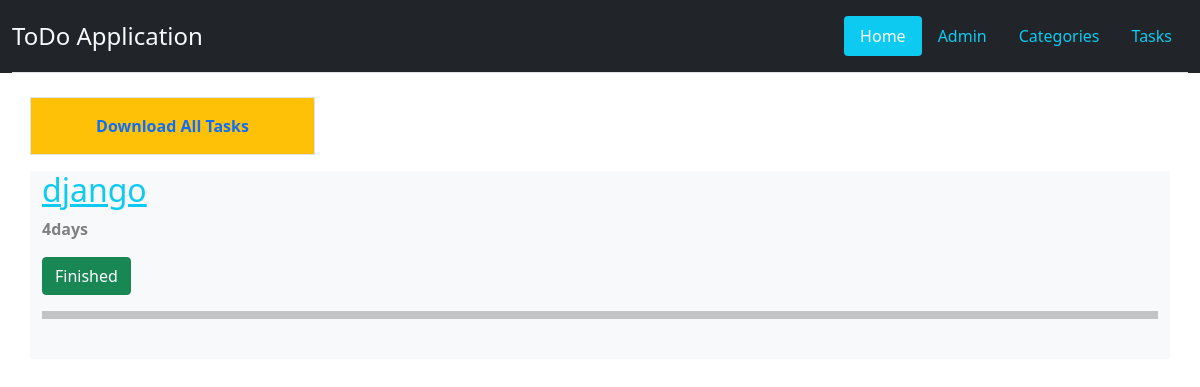
The page /tasks/ on the database as committed earlier.
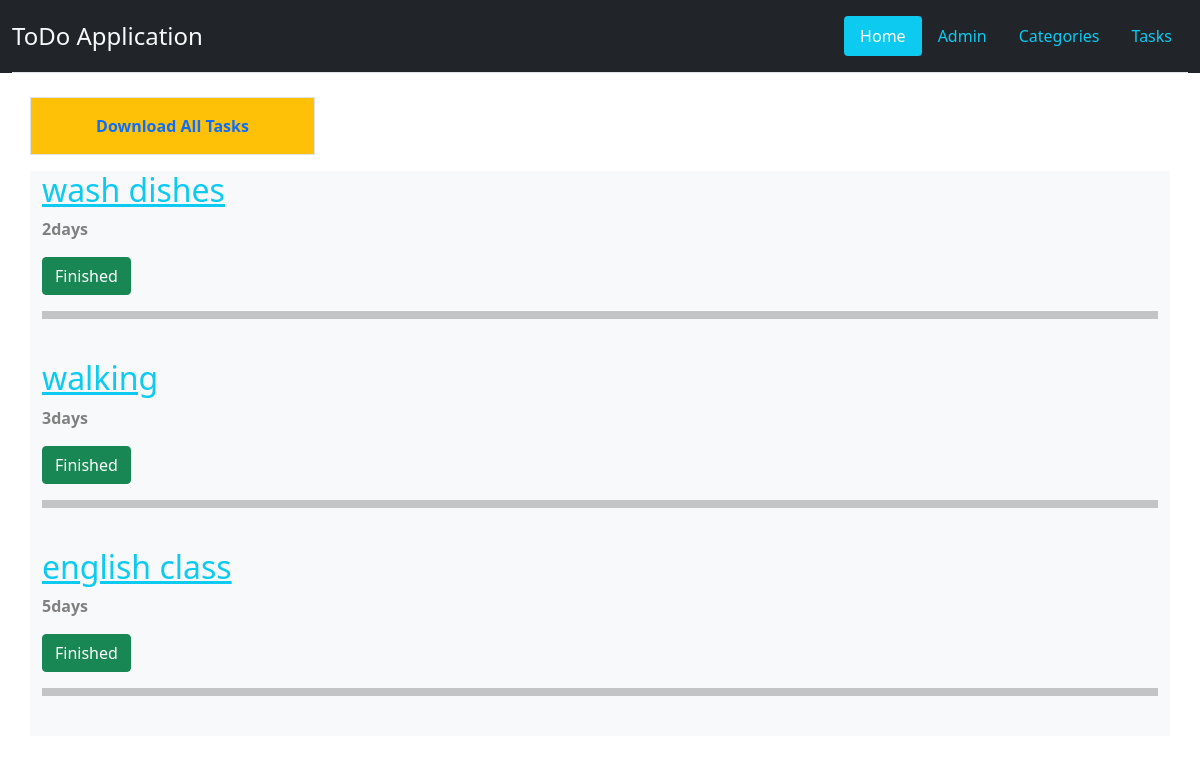
The same page on the database as committed later.
### todo/models.py (models this page shows, shortened)
class Task(models.Model):
    class Meta:
        ordering = ['due_date']
    PRIORITY_CHOICES = [('1', 'important & urgent'),
                        ('2', 'important but not urgent'),
                        ('3', 'not important but urgent'),
                        ('4', 'not important & not urgent')]
    title = models.CharField(max_length=40)
    description = models.CharField(max_length=300, blank=True)
    due_date = models.DateTimeField()
    priority = models.CharField(max_length=5, choices=PRIORITY_CHOICES, default='1')
    user = models.ForeignKey('auth.User', on_delete=models.CASCADE, default=1)
    category = models.ForeignKey(Category, on_delete=models.PROTECT, related_name='tasks')
    status = models.CharField(max_length=1, default='0')
    created = models.DateTimeField(auto_now_add=True)
    updated = models.DateTimeField(auto_now=True)
    objects = TaskManager()
    def get_absolute_url(self):
        return reverse('task_detail', args=[str(self.id)])

### todo/views.py (the view)
# urls.py: path('tasks/', TaskListView.as_view(), name='task_list'),
class TaskListView(ListView):
    model = Task
    template_name = 'todo/task_list.html'

### todo/templatetags/task_extras.py (called while the page is built)
@register.simple_tag
def remain_time(due):
    now = str(due - datetime.now(pytz.timezone('Asia/Tehran')))
    return now[:7].replace(',', '').replace(' ', '')

### templates/todo/task_list.html (shortened to what this page needs)
{% extends 'base.html' %}
{% load task_extras %}
{% block content %}
    <div class="row ">
        <p class="col-3 bg-warning p-3 border text-center">
            <b><a class="text-decoration-none" href="{% url 'task_dl' %}">
                Download All Tasks
            </a></b>
        </p>
        {% for task in object_list %}
            {% if task.status == '0' %}
                {% remain_time task.due_date as remained %}
                    {% if remained.0 != '-' %}
                        <div class="col-12 bg-light">
                            <h2><a class="text-info" href="{{ task.get_absolute_url }}">{{ task.title }}</a></h2>
                            <p>
                                {% if remained.1 != 'd' %}
                                    <b style="color:green">{{ remained }} | today</b>
                                {% elif remained.0 == '1' %}
                                    <b style="color:purple">{{ remained }} | tomorrow</b>
                                {% else %}
                                    <b style="color:gray">{{ remained }}</b>
                                {% endif %}
                            </p>
                            <input class="btn btn-success" type="submit" value="Finished">
                            <hr class="p-1 bg-dark"><br>
                        </div>
                    {% endif %}
            {% endif %}
        {% endfor %}
    </div>
{% endblock content %}

### templates/base.html (shortened to what this page needs)
<!doctype html>
<html lang="en">
  <head>
    <link href="https://cdn.jsdelivr.net/npm/bootstrap@5.0.2/dist/css/bootstrap.min.css" rel="stylesheet">
  </head>
  <body>
  <div class="container-fluid bg-dark">
    <header class="d-flex flex-wrap justify-content-center py-3 mb-4 border-bottom">
      <a href="/" class="d-flex align-items-center mb-3 mb-md-0 me-md-auto text-dark text-decoration-none">
        <span class="fs-4 text-light">ToDo Application</span>
      </a>
      <ul class="nav nav-pills">
        <li class="nav-item"><a href="{% url 'home' %}" class="nav-link active bg-info" aria-current="page">Home</a></li>
        <li class="nav-item"><a href="{% url 'admin:index' %}" class="nav-link text-info">Admin</a></li>
        <li class="nav-item"><a href="{% url 'category_list' %}" class="nav-link text-info">Categories</a></li>
        <li class="nav-item"><a href="{% url 'task_list' %}" class="nav-link text-info">Tasks</a></li>
      </ul>
    </header>
  </div>
    <main class="container">
      {% block content %}
      {% endblock content %}
    </main>
  </body>
</html>

Rows that differ between the two databases and show on the page:
removed Task: title "django", remained "4days"
added Task: title "wash dishes", remained "2days"
added Task: title "walking", remained "3days"
added Task: title "english class", remained "5days"
